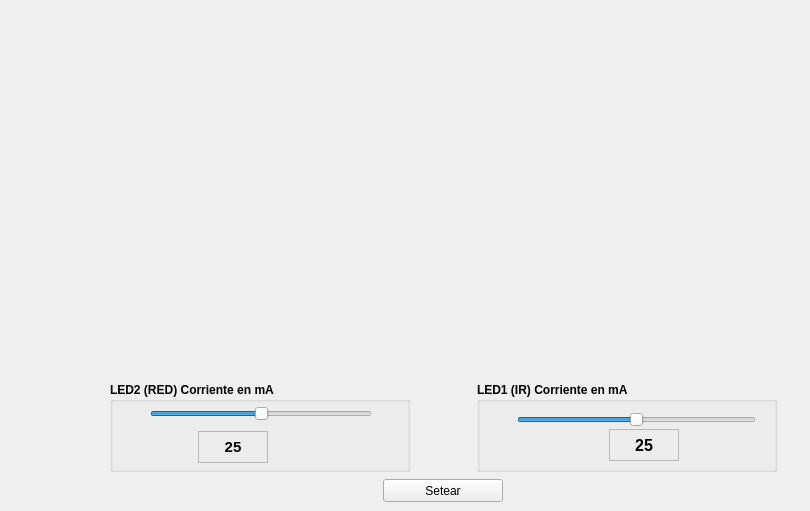
          <widget class="QWidget" name="TabTx">
           <attribute name="title">
            <string>Etapa Tx</string>
           </attribute>
           <widget class="QGroupBox" name="groupBox_2">
            <property name="geometry">
             <rect>
              <x>110</x>
              <y>382</y>
              <width>300</width>
              <height>90</height>
             </rect>
            </property>
            <property name="font">
             <font>
              <pointsize>9</pointsize>
              <weight>75</weight>
              <bold>true</bold>
             </font>
            </property>
            <property name="title">
             <string>LED2 (RED) Corriente en mA</string>
            </property>
            <widget class="QSlider" name="Slider2">
             <property name="geometry">
              <rect>
               <x>40</x>
               <y>17</y>
               <width>222</width>
               <height>29</height>
              </rect>
             </property>
             <property name="maximum">
              <number>255</number>
             </property>
             <property name="value">
              <number>128</number>
             </property>
             <property name="orientation">
              <enum>Qt::Horizontal</enum>
             </property>
            </widget>
            <widget class="QLabel" name="lblCurrent2">
             <property name="geometry">
              <rect>
               <x>88</x>
               <y>49</y>
               <width>70</width>
               <height>32</height>
              </rect>
             </property>
             <property name="font">
              <font>
               <pointsize>11</pointsize>
               <weight>75</weight>
               <bold>true</bold>
              </font>
             </property>
             <property name="frameShape">
              <enum>QFrame::StyledPanel</enum>
             </property>
             <property name="frameShadow">
              <enum>QFrame::Sunken</enum>
             </property>
             <property name="text">
              <string>25</string>
             </property>
             <property name="scaledContents">
              <bool>true</bool>
             </property>
             <property name="alignment">
              <set>Qt::AlignCenter</set>
             </property>
             <property name="textInteractionFlags">
              <set>Qt::LinksAccessibleByMouse|Qt::TextEditable</set>
             </property>
            </widget>
           </widget>
           <widget class="QGroupBox" name="groupBox_3">
            <property name="geometry">
             <rect>
              <x>477</x>
              <y>382</y>
              <width>300</width>
              <height>90</height>
             </rect>
            </property>
            <property name="font">
             <font>
              <pointsize>9</pointsize>
              <weight>75</weight>
              <bold>true</bold>
             </font>
            </property>
            <property name="title">
             <string>LED1 (IR) Corriente en mA</string>
            </property>
            <property name="flat">
             <bool>false</bool>
            </property>
            <widget class="QSlider" name="Slider1">
             <property name="geometry">
              <rect>
               <x>40</x>
               <y>22</y>
               <width>239</width>
               <height>31</height>
              </rect>
             </property>
             <property name="maximum">
              <number>255</number>
             </property>
             <property name="value">
              <number>128</number>
             </property>
             <property name="orientation">
              <enum>Qt::Horizontal</enum>
             </property>
            </widget>
            <widget class="QLabel" name="lblCurrent1">
             <property name="geometry">
              <rect>
               <x>132</x>
               <y>47</y>
               <width>70</width>
               <height>32</height>
              </rect>
             </property>
             <property name="font">
              <font>
               <pointsize>12</pointsize>
               <weight>75</weight>
               <bold>true</bold>
              </font>
             </property>
             <property name="frameShape">
              <enum>QFrame::StyledPanel</enum>
             </property>
             <property name="frameShadow">
              <enum>QFrame::Sunken</enum>
             </property>
             <property name="text">
              <string>25</string>
             </property>
             <property name="scaledContents">
              <bool>true</bool>
             </property>
             <property name="alignment">
              <set>Qt::AlignCenter</set>
             </property>
             <property name="textInteractionFlags">
              <set>Qt::LinksAccessibleByMouse|Qt::TextEditable</set>
             </property>
            </widget>
           </widget>
           <widget class="QPushButton" name="btnSetearTx">
            <property name="geometry">
             <rect>
              <x>383</x>
              <y>479</y>
              <width>120</width>
              <height>23</height>
             </rect>
            </property>
            <property name="maximumSize">
             <size>
              <width>120</width>
              <height>16777215</height>
             </size>
            </property>
            <property name="text">
             <string>Setear</string>
            </property>
           </widget>
           <widget class="QLabel" name="label_12">
            <property name="geometry">
             <rect>
              <x>14</x>
              <y>17</y>
              <width>787</width>
              <height>358</height>
             </rect>
            </property>
            <property name="text">
             <string/>
            </property>
            <property name="pixmap">
             <pixmap>TXStage.png</pixmap>
            </property>
            <property name="scaledContents">
             <bool>true</bool>
            </property>
           </widget>
          </widget>
